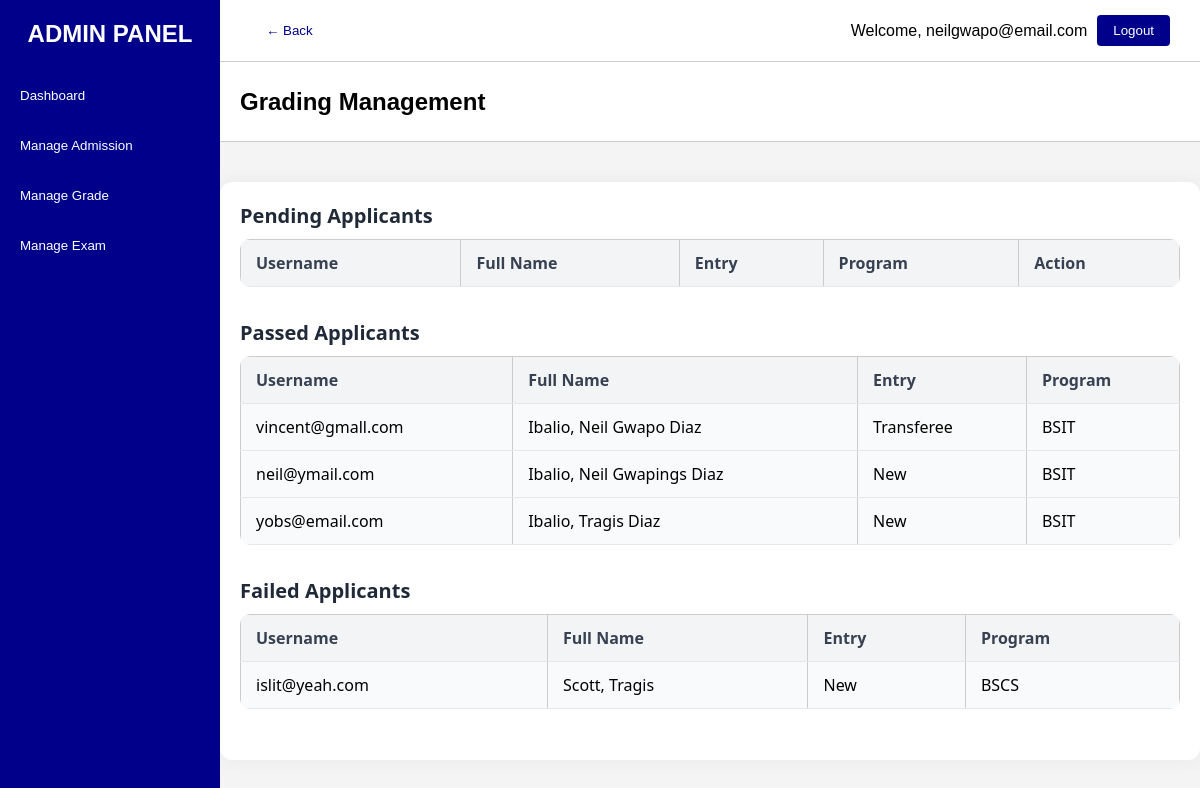
The app's page /adminportal/admingrading.php (signed in) with its own data.
### tables this page shows
CREATE TABLE `application_status` (
  `username` varchar(255) NOT NULL,
  `status` int(11) NOT NULL DEFAULT 0,
  `grade_status` int(11) NOT NULL DEFAULT 0
);

CREATE TABLE `admission_info` (
  `ai_id` int(20) NOT NULL,
  `username` varchar(50) DEFAULT NULL,
  `entry` varchar(20) DEFAULT NULL,
  `type` varchar(50) DEFAULT NULL,
  `strand` varchar(50) DEFAULT NULL,
  `lrn` bigint(12) DEFAULT NULL,
  `program` varchar(50) DEFAULT NULL
);

### adminportal/admingrading.php (the view, shortened to what this page needs)
<?php
include('..\php\connection.php');
$passed_users = fetchUsersByStatus($conn, 1);
$failed_users = fetchUsersByStatus($conn, 2);
function fetchUsersByStatus($conn, $status) {
    $stmt = $conn->prepare("
        SELECT a.username,
               CONCAT(p.lastname, ', ', p.firstname, ' ', COALESCE(p.middlename, '')) AS fullname,
               ad.entry, ad.program
        FROM application_status a
        JOIN personal_info p ON a.username = p.username
        JOIN admission_info ad ON a.username = ad.username
        WHERE a.grade_status = ?
    ");
    $stmt->bind_param("i", $status);
    $stmt->execute();
    return $stmt->get_result();
}
?>
<!DOCTYPE html>
<html lang="en">
<head>
  <link rel="stylesheet" href="..\css\adminEC.css">
</head>
<body>
<div class="sidebar">
  <div>
    <div class="logo">ADMIN PANEL</div>
    <div class="nav-top">
        <button class="nav-btn" onclick="window.location.href='admindashboard.php'">Dashboard</button>
        <button class="nav-btn" onclick="window.location.href='adminadmission.php'">Manage Admission</button>
        <button class="nav-btn" onclick="window.location.href='admingrading.php'">Manage Grade</button>
        <button class="nav-btn" onclick="window.location.href='exam_category.php'">Manage Exam</button>
    </div>
  </div>
  </div>
<div class="main">
  <div class="topbar">
    <button class="backbtn" onclick="history.back()">&larr; Back</button>
    <div class="right">
      <p>Welcome, <span><?php echo $_SESSION['admin']; ?></span></p>
      <a href="..\php\logout.php"><button class="btn font-weight-bold">Logout</button></a>
    </div>
  </div>
  <div class="subheader">
    <h2>Grading Management</h2>
  </div>
  <div class="content">
    <div class="exam-container">
    <div class="exam-table">
        <h2>Pending Applicants</h2>
        <table>
        <tr><th>Username</th><th>Full Name</th><th>Entry</th><th>Program</th><th>Action</th></tr>
        </table>
    </div>
    <div class="exam-table">
        <h2>Passed Applicants</h2>
        <table>
        <tr><th>Username</th><th>Full Name</th><th>Entry</th><th>Program</th></tr>
        <?php while($row = $passed_users->fetch_assoc()): ?>
        <tr>
            <td><?php echo htmlspecialchars($row['username']); ?></td>
            <td><?php echo htmlspecialchars($row['fullname']); ?></td>
            <td><?php echo htmlspecialchars($row['entry']); ?></td>
            <td><?php echo htmlspecialchars($row['program']); ?></td>
        </tr>
        <?php endwhile; ?>
        </table>
    </div>
    <div class="exam-table">
        <h2>Failed Applicants</h2>
        <table>
        <tr><th>Username</th><th>Full Name</th><th>Entry</th><th>Program</th></tr>
        <?php while($row = $failed_users->fetch_assoc()): ?>
        <tr>
            <td><?php echo htmlspecialchars($row['username']); ?></td>
            <td><?php echo htmlspecialchars($row['fullname']); ?></td>
            <td><?php echo htmlspecialchars($row['entry']); ?></td>
            <td><?php echo htmlspecialchars($row['program']); ?></td>
        </tr>
        <?php endwhile; ?>
        </table>
    </div>
    </div>
  </div>
</div>
</body>
</html>

### css/adminEC.css (style rules this page uses)
.content { max-width: 1200px; width: 100%; margin: 40px auto; padding: 20px; font-family: 'Segoe UI', sans-serif; background: #fff; border-radius: 12px; box-shadow: 0 0 20px rgba(0,0,0,0.05); }
.exam-container { display: block; flex-wrap: wrap; gap: 30px; }
.exam-table { flex: 1 1 100%; }
.exam-table h2 { margin-bottom: 10px; font-size: 20px; color: #1f2937; }
.exam-table table { width: 100%; border-collapse: collapse; background-color: #f9fafb; border-radius: 10px; overflow: hidden; }
.exam-table th, .exam-table td { padding: 12px 15px; text-align: left; border-bottom: 1px solid #e5e7eb; }
.exam-table th { background-color: #f3f4f6; color: #374151; font-weight: 600; }

### css/admin.css (style rules this page uses)
* { box-sizing: border-box; margin: 0; padding: 0; }
a { text-decoration: none; }
body { font-family: Arial, sans-serif; height: 100vh; margin: 0; display: flex; overflow: hidden; }
.sidebar { width: 220px; background-color: darkblue; color: #fff; display: flex; flex-direction: column; justify-content: space-between; padding: 20px 0; }
.logo { text-align: center; font-size: 24px; font-weight: bold; margin-bottom: 30px; }
.logo, .nav-top, .nav-bottom { display: flex; flex-direction: column; gap: 15px; align-items: center; }
.nav-btn { background: none; border: none; color: white; padding: 10px 20px; cursor: pointer; width: 100%; text-align: left; transition: background 0.2s; }
.main { flex: 1; display: flex; flex-direction: column; height: 100vh; overflow: hidden; background-color: #f4f4f4; }
.topbar { background-color: #ffffff; padding: 15px 30px; display: flex; align-items: center; justify-content: space-between; border-bottom: 1px solid #ccc; }
.topbar .left, .topbar .center, .topbar .right { display: flex; align-items: center; }
.topbar .right { flex: 1; justify-content: flex-end; gap: 10px; }
.btn { padding: 8px 16px; background-color: darkblue; color: white; border: none; border-radius: 4px; cursor: pointer; }
.backbtn { padding: 8px 16px; background-color: white; color: darkblue; border: none; border-radius: 4px; cursor: pointer; }
.content { flex: 1; padding: 30px; overflow-y: auto; }
.subheader { background-color: white; border-bottom: 1px solid #ccc; padding: 10px 20px; display: flex; justify-content: space-between; align-items: center; height: 80px; }

### adminportal/admingrading.php (style rules this page uses)
table { width: 100%; border-collapse: collapse; margin-bottom: 2rem; }
th, td { padding: 10px; border: 1px solid #ccc; text-align: left; }
th { background: #f2f2f2; }

### records on screen
application_status: username "vincent@gmall.com", fullname "Ibalio, Neil Gwapo Diaz", admission_info.entry "Transferee", admission_info.program "BSIT"
application_status: username "neil@ymail.com", fullname "Ibalio, Neil Gwapings Diaz", admission_info.entry "New", admission_info.program "BSIT"
application_status: username "yobs@email.com", fullname "Ibalio, Tragis Diaz", admission_info.entry "New", admission_info.program "BSIT"
application_status: username "islit@yeah.com", fullname "Scott, Tragis", admission_info.entry "New", admission_info.program "BSCS"

### other values on screen
$_SESSION['admin'] "neilgwapo@email.com"
